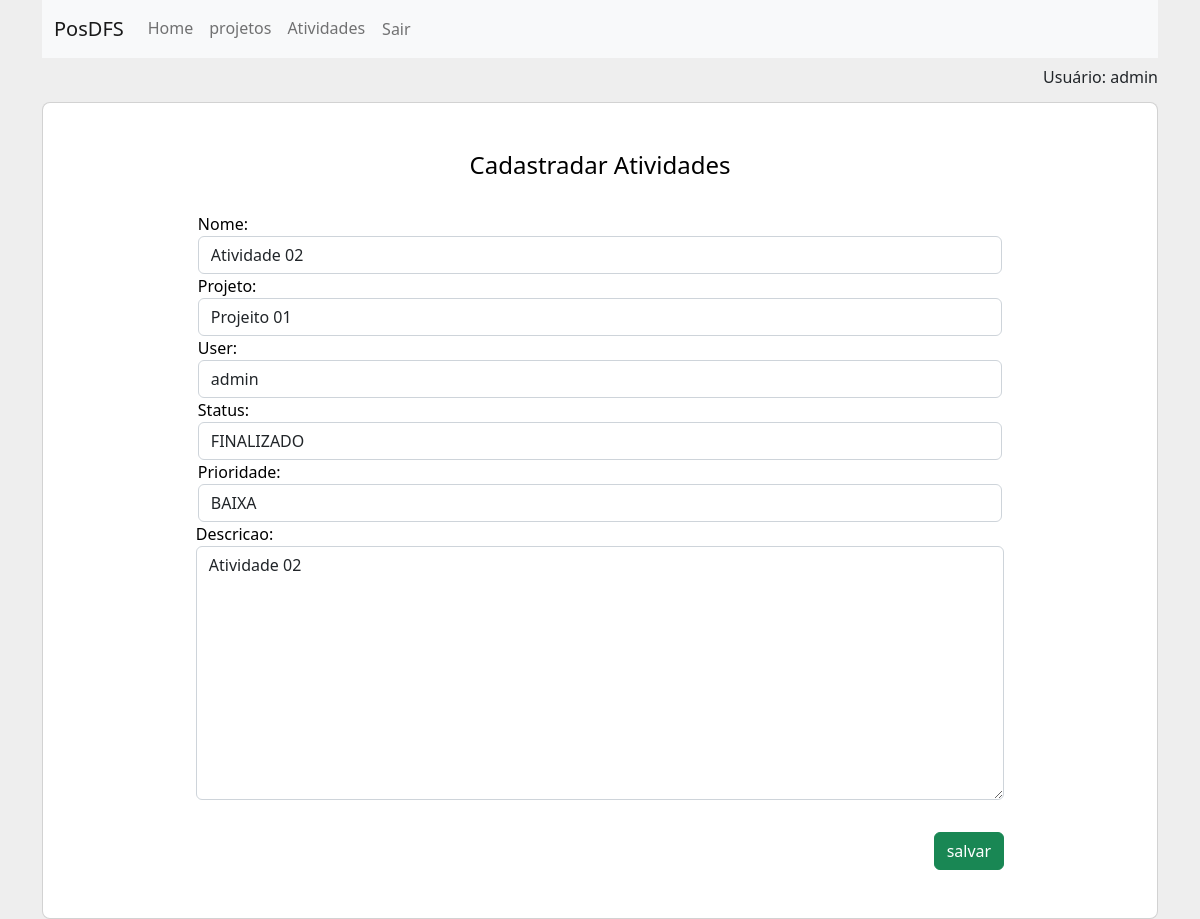
/atividadeseditar/2/ (signed in), run on the app's committed database.
### app/models.py (models this page shows, shortened)
class Atividades(models.Model):
    projeto = models.ForeignKey(Projetos, on_delete=models.CASCADE, related_name='atividades')
    user = models.ForeignKey(User, on_delete=models.CASCADE, related_name='usuario')
    nome = models.CharField(max_length=200, blank=False, null=False, help_text='Informe o nome')
    prioridade = models.CharField(
        max_length=12,
        choices=TIPOS_PRIORIDADES,
        default='BAIXA',
    )
    STATUS = [
        ('PENDENTE', "PENDENTE"),
        ('EXECUTANDO', "EXECUTANDO"),
        ('FINALIZADO', "FINALIZADO"),
    ]
    status_atividade = models.CharField(
        max_length=12,
        choices=STATUS,
        default='PENDENTE',
    )
    descricao = models.TextField()

### app/views.py (the view)
# urls.py: path('atividadeseditar/<int:pk>/', atividades_editar, name='atividadeseditar'),
@login_required
def atividades_editar(request, pk):
    data = {}
    data['db'] = Atividades.objects.get(pk=pk)
    data['atividades_form'] = AtividadeForm(instance=data['db'])
    return render(request, 'atividades/atividadesform.html', data)

### app/forms.py
class AtividadeForm(ModelForm):
    status_atividade = forms.ChoiceField(choices=Atividades.STATUS, label='Status', widget=forms.Select(attrs={'class': 'form-control'})) # Para campo select
    class Meta:
        model = Atividades
        fields = ['nome','projeto','user','status_atividade','prioridade','descricao']
        widgets = {
            'nome': forms.TextInput(attrs={'class': 'form-control'}),
            'projeto': forms.Select(attrs={'class': 'form-control'}),
            'user': forms.Select(attrs={'class': 'form-control'}),
            'prioridade': forms.Select(attrs={'class': 'form-control'}),
            'descricao': forms.Textarea(attrs={'class': 'form-control'}),
        }

### app/models.py (called while the page is built)
    def __str__(self):
        return self.nome

### app/templates/atividades/atividadesform.html (shortened to what this page needs)
{% extends 'base.html' %}
{% block content %}
<div class="container" id="containerProject"><br />
    <div class="row d-flex justify-content-center align-items-center h-100">
        <div class="col-xl-12">
            <div class="card rounded-3 text-black">
                <div class="row g-0">
                    <div class="col-lg-12">
                        <div class="card-body p-md-5 mx-md-4">
                            <center>
                                <h4>Cadastradar Atividades</h4>
                            </center>
                            <div class="col-md-12 m-auto pt-4 pb-2 ">
                                <form name='atividades_criar' id='atividades_criar' method='post'
                                    action="{% if db %}/atividadesatualizar/{{db.id}}/{%else%}/atividadescriar/{% endif %}">
                                    <div class="row">
                                        <div class="form-group col-md-10 m-auto">{{atividades_form.nome.label_tag}}{{atividades_form.nome}}</div>
                                        <div class="form-group col-md-10 m-auto">{{atividades_form.projeto.label_tag}}{{atividades_form.projeto}}
                                        </div>
                                        <div class="form-group col-md-10 m-auto">{{atividades_form.user.label_tag}}{{atividades_form.user}}</div>
                                        <div class="form-group col-md-10 m-auto">
                                            {{atividades_form.status_atividade.label_tag}}{{atividades_form.status_atividade}}</div>
                                        <div class="form-group col-md-10 m-auto">
                                            {{atividades_form.prioridade.label_tag}}{{atividades_form.prioridade}}</div>
                                        </div>
                                        <div class="form-group col-md-10 m-auto">
                                            {{atividades_form.descricao.label_tag}}{{atividades_form.descricao}}</div>
                                        </div>
                                    <div class="col-md-11 text-end">
                                        <input type='submit' class='btn btn-success mt-4' value="salvar">
                                    </div>
                            </div>
                        </div>
                    </div>
                </div>
            </div>
        </div>
    </div>
    {% endblock %}

### app/templates/base.html (shortened to what this page needs)
<!DOCTYPE html>
<html lang="pt-br">
<head>
    <link href="https://cdn.jsdelivr.net/npm/bootstrap@5.2.2/dist/css/bootstrap.min.css" rel="stylesheet">
    <link href="https://cdn.datatables.net/2.1.8/css/dataTables.bootstrap5.css" rel="stylesheet">
</head>
<body>
    {% if user.is_authenticated %}
    <body>
    <div class="container">
        <div class="col-xl-12">
                <nav class="navbar navbar-expand-lg bg-light">
                    <div class="container-fluid">
                        <a class="navbar-brand" href="#">PosDFS</a>
                        <div class="collapse navbar-collapse" id="navbarNav">
                            <ul class="navbar-nav">
                                <li class="nav-item">
                                    <a class="nav-link"  href="/">Home</a>
                                </li>
                                <li class="nav-item">
                                    <a class="nav-link" href="/projetos/">projetos</a>
                                </li>
                                <li class="nav-item">
                                    <a class="nav-link" href="/atividades/">Atividades</a>
                                </li>
                                <li class="nav-item">
                                    <form action="{% url 'logout' %}" method="post" style="display: inline;">
                                        <button type="submit" class="nav-link btn">Sair</button>
                                    </form>
                                </li>
                            </ul>
                        </div>
                    </div>
                </nav>
                <div class="col-md-12 text-end margin_user">
                    Usuário: {{user.get_username}}
                </div>
        </div>
    </div>
</body>
    {% endif %}
    {% block content %}
    {% endblock %}
</body>
</html>

### app/templates/base.html (style rules this page uses)
body { background-color: #eeeeee; }
.margin_user { margin-top:7px; }

### app/templates/atividades/atividadesform.html (style rules this page uses)
#containerProject { margin-top: -11px; }

### data on the page
Atividades: nome "Atividade 02", projeto "Projeito 01", user "admin", status_atividade "FINALIZADO", prioridade "BAIXA", descricao "Atividade 02"

### other printed values
{{ user.get_username }} "admin"
{{ atividades_form.nome.label_tag }} "Nome:"
{{ atividades_form.projeto.label_tag }} "Projeto:"
{{ atividades_form.user.label_tag }} "User:"
{{ atividades_form.status_atividade.label_tag }} "Status:"
{{ atividades_form.prioridade.label_tag }} "Prioridade:"
{{ atividades_form.descricao.label_tag }} "Descricao:"
